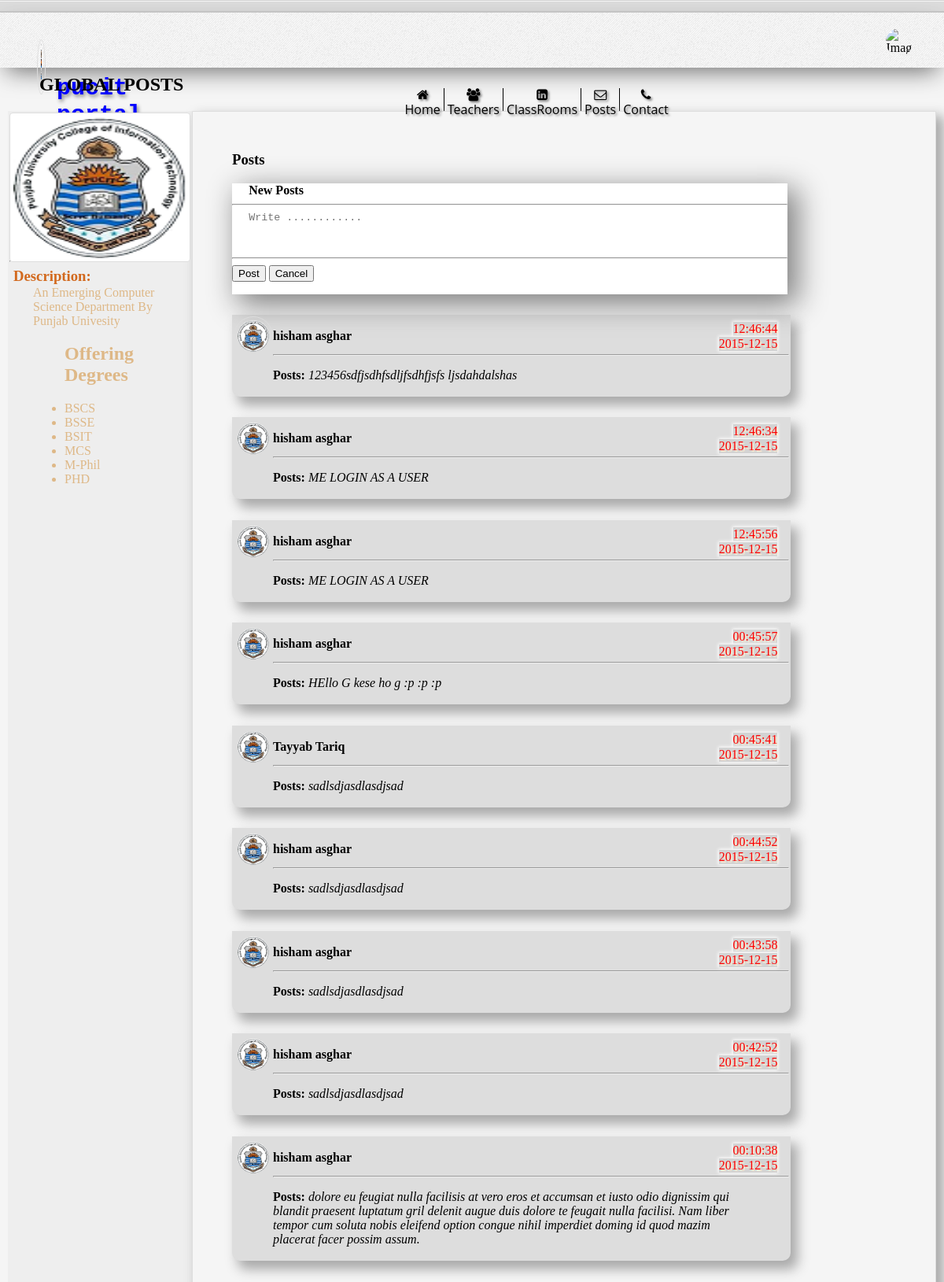
Page /PHP/post_HTML/GLOBAL_POST.php on the committed database.
### tables this page shows
CREATE TABLE `post` (
  `postedBy` int(4) DEFAULT NULL,
  `postDesc` longtext,
  `postTime` datetime DEFAULT CURRENT_TIMESTAMP,
  `global` tinyint(1) NOT NULL DEFAULT '0',
  `classId` int(4) unsigned DEFAULT NULL
);

### PHP/post_HTML/GLOBAL_POST.php (the view, shortened to what this page needs)
        <?php
            include ('head.php');
            include ('../header.php');
        ?>
<div id="class-announcements-page">
            <div id="class-announcements-content">
                <h2> GLOBAL POSTS</h2>
                <div id="sub-content">
                <div id="class-announcements-sidebar" class="sub_child_content" style="">
                <div id="class-logo-announcements-content">
                    <img class="img-thumbnail "  src="../images/PUCIT1.png" alt="Image Not Found...." >
                </div>
                <div id="class-info-announcements-content" >
                    <h3 class="active">Description:</h3>
                    <div class="panel-info" id="description">
                        An Emerging Computer Science Department By Punjab Univesity
                        <h2> Offering Degrees </h2>
                        <ul>
                            <li> BSCS </li>
                            <li> BSSE </li>
                            <li> BSIT </li>
                            <li> MCS </li>
                            <li> M-Phil </li>
                            <li> PHD </li>
                        </ul>
                    </div>
                </div>
            </div>
                    <div id="Posts" class="sub_main_content sub_child_content" >
                        <h3>Posts</h3>
                        <div id="new_post" class="new_post">
                            <h4>New Posts</h4><hr>
                            <form>
                                <textarea  id="new_post_text" name="pt" class="new_text"  placeholder="Write ............"></textarea>
                                <hr>
                                <div class="" id="btn_div" >
                                    <input class="btn" type="submit" class="" value="Post" name="Post">
                                    <input class="btn" type="button" value="Cancel">
                                </div>
                            </form>
                        </div>
                        <div id="old_posts" class="post_wrapper">
                            <?php
        $sql = 'select concat(fname," ",lname) as name,postDesc,postTime from post,person where postedBy=person.id  and global = 1 order by postTime desc;';
        $res = $db->query($sql);
        while($row = $res->fetch(PDO::FETCH_ASSOC))
        {
                        echo    '<div class="post">
                                <div class="post_header">
                                    <div class="post_img_div">
                                        <img class="img-thumbnail img-circle" src="../Images/PUCIT1.png" style="">
                                    </div>
                                    <div class="posted_by">'.$row['name'].'</div>
                                    <div id="date-time">
                        <div class="time"> '.substr($row['postTime'],strpos($row['postTime'],' ')).' </div> <br>
                        <div class="date"> '.substr($row['postTime'],0,strpos($row['postTime'],' ')).' </div>
                                    </div>
                                </div>
                                <hr style="margin-left: 50;">
                                <div class="post_data">
                                    <p class="post_data_content">
                                        <b>Posts: </b>
                                        <cite>'.$row['postDesc'].'
                                        </cite>
                                    </p>
                                    <div id="post_comments">
                                    </div>
                                </div>
                            </div>';
        }
                            ?>
                        </div>
                    </div>
                </div>
            </div>
        </div>
   </body>
</html>

### PHP/css/style.css (style rules this page uses)
div,p { padding: 0px; border: 0px solid black; }
.img-thumbnail { display: inline-block; max-width: 100%; height: auto; padding: 4px; line-height: 1.42857143; background-color: #fff; border: 1px solid #ddd; border-radius: 4px; }
.img-circle { border-radius: 50%; }
#class-announcements-sidebar { margin-left:50px; margin-right:20px; }
#class-announcements-content { margin-left:10px; margin-right:10px; }
#class-announcements-page { width: 100%; }
#class-info-announcements-content #description { margin-top: -18px; margin-left: 30px; color: burlywood }
#class-info-announcements-content h3 { margin-top: -1px; margin-left: 5px; color: chocolate; }
#class-info-announcements-content { width: 220px; }
#class-logo-announcements-content { margin: auto; width: 220px; height: 180px; }
#class-announcements-content h2 { padding-left: 40px; }
#class-logo-announcements-content img { width: 100%; height: 100%; background-color: #fff; border-radius: 4px; padding: 4px; }
#sub-content .sub_main_content .new_post { background-color: white; box-shadow: 10px 10px 35px 3px grey; width: 80%; display: inline-block; }
#sub-content .post_wrapper .post img { width:40px; height:40px; }
.post_wrapper .post .post_header { display: table; width: 100%; margin-bottom: -10; }
.post_wrapper .post .post_header > * { display: table-cell; border: 0px solid black; }
.post_wrapper .post .post_header .post_img_div { width:50px; }
#sub-content .sub_main_content .post_wrapper .post_data { width:90%; padding-left: 50px; }
#sub-content .sub_main_content .post_wrapper .post_data .post_data_content { padding-right: 8%; }
#sub-content .sub_main_content .post_wrapper .post .post_header .posted_by { font-weight: bold; font-family: Verdana, Geneva, Times; vertical-align: middle; }
#sub-content .sub_main_content .post_wrapper .post .post_header #date-time { vertical-align: middle; text-align: end; padding-right: 2%; color: red; text-shadow: 2px 2px 1px blanchedalmond; }
#sub-content .sub_main_content .post_wrapper .post .post_header #date-time > * { background-color: lightgray; display: inline-block; box-shadow: .2px .2px 4px 1px white; margin-top: 1; }
#sub-content .sub_main_content .post_wrapper > * { margin-top: 3%; border: 2px solid #ddd; background-color: #ddd; width: 80%; box-shadow: 8px 10px 015px 1px darkgrey; border-bottom-left-radius: 10px; border-bottom-right-radius: 10px; }
#sub-content .new_text { width: 80%; margin-left: 3%; padding: 0; height: 50px; border: 0; resize: none; }
#sub-content .sub_main_content .new_post h4 { margin-left: 3%; margin-bottom: 3%; display: inline; }
#sub-content .sub_child_content { display: table-cell; clear: both; background-color: #EEEEEE; padding-right: 12px; padding-left: 2px; padding-top: 2px; }
#sub-content { display: table; -webkit-column-span: all; -webkit-column-count: 5; -webkit-column-rule: 2px dotted }
#sub-content .sub_main_content { min-height: 300px; width: 100%; background-color: whitesmoke; border: 1px solid #ddd; border-bottom-left-radius: 20px; border-bottom-right-radius: 20px; z-index: 0; padding-top: 50px; padding-left: 50px; padding-bottom: 50px; box-shadow: 8px 8px 15px 2px #aaa; margin-left: 3%; vertical-align: middle; -webkit-column-fill: 60%; }

### PHP/css/headr.css (style rules this page uses)
body { margin: 0; background-color: whitesmoke; }
.img-thumbnail { display: inline-block; max-width: 100%; height: auto; padding: 4px; line-height: 1.42857143; background-color: transparent; border: 1px solid #ddd; border-radius: 4px; }
.img-circle { border-radius: 50%; }

### rows in the picture
post: name "hisham asghar", postTime "12:46:44", postTime "2015-12-15", postDesc "123456sdfjsdhfsdljfsdhfjsfs ljsdahdalshas"
post: name "hisham asghar", postTime "12:46:34", postTime "2015-12-15", postDesc "ME LOGIN AS A USER"
post: name "hisham asghar", postTime "12:45:56", postTime "2015-12-15", postDesc "ME LOGIN AS A USER"
post: name "hisham asghar", postTime "00:45:57", postTime "2015-12-15", postDesc "HEllo G kese ho g :p :p :p"
post: name "Tayyab Tariq", postTime "00:45:41", postTime "2015-12-15", postDesc "sadlsdjasdlasdjsad"
post: name "hisham asghar", postTime "00:44:52", postTime "2015-12-15", postDesc "sadlsdjasdlasdjsad"
post: name "hisham asghar", postTime "00:43:58", postTime "2015-12-15", postDesc "sadlsdjasdlasdjsad"
post: name "hisham asghar", postTime "00:42:52", postTime "2015-12-15", postDesc "sadlsdjasdlasdjsad"
post: name "hisham asghar", postTime "00:10:38", postTime "2015-12-15", postDesc "dolore eu feugiat nulla facilisis at vero eros et accumsan et iusto odio dignissim qui blandit praesent luptatum gril delenit augue duis dolore te feugait nulla facilisi. Nam liber tempor cum soluta nobis eleifend option congue nihil imperdiet doming id quod mazim placerat facer possim assum."
